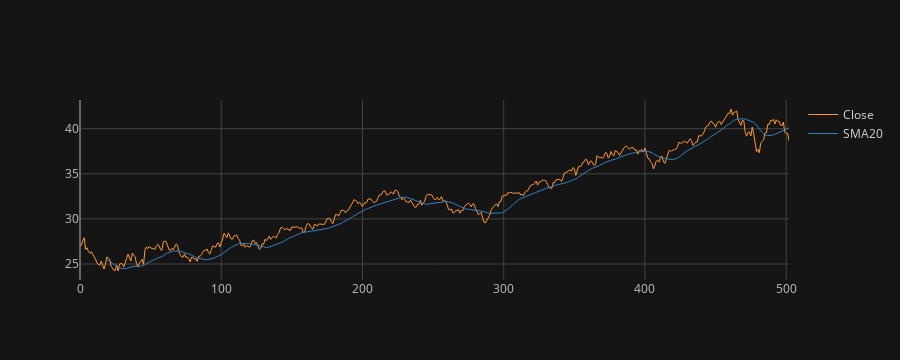

Source (notebook cell):
### Code cell
stocks[["Close","SMA20"]].iplot(theme="solar", 
              width=1)

### Figure 1 — Plotly figure (JSON) as saved in the notebook; plotly's stock layout.template omitted (floating-point values rounded to 4 significant figures; data arrays with more than 128 entries replaced by an {"elided": "..."} marker saying what was removed)
{"data": [{"line": {"color": "rgba(255, 153, 51, 1.0)", "dash": "solid", "shape": "linear", "width": 1}, "mode": "lines", "name": "Close", "text": "", "type": "scatter", "x": {"elided": "503 int values"}, "y": {"elided": "503 float values"}}, {"line": {"color": "rgba(55, 128, 191, 1.0)", "dash": "solid", "shape": "linear", "width": 1}, "mode": "lines", "name": "SMA20", "text": "", "type": "scatter", "x": {"elided": "503 int values"}, "y": {"elided": "503 mixed values"}}], "layout": {"height": 360, "legend": {"bgcolor": "#151516", "font": {"color": "#D9D9D9"}}, "paper_bgcolor": "#151516", "plot_bgcolor": "#151516", "title": {"font": {"color": "#D9D9D9"}}, "xaxis": {"autorange": true, "gridcolor": "#434343", "range": [0, 502], "showgrid": true, "tickfont": {"color": "#C2C2C2"}, "title": {"font": {"color": "#D9D9D9"}, "text": ""}, "type": "linear", "zerolinecolor": "#666570"}, "yaxis": {"autorange": true, "gridcolor": "#434343", "range": [23.23, 43.18], "showgrid": true, "tickfont": {"color": "#C2C2C2"}, "title": {"font": {"color": "#D9D9D9"}, "text": ""}, "type": "linear", "zerolinecolor": "#666570"}}}
